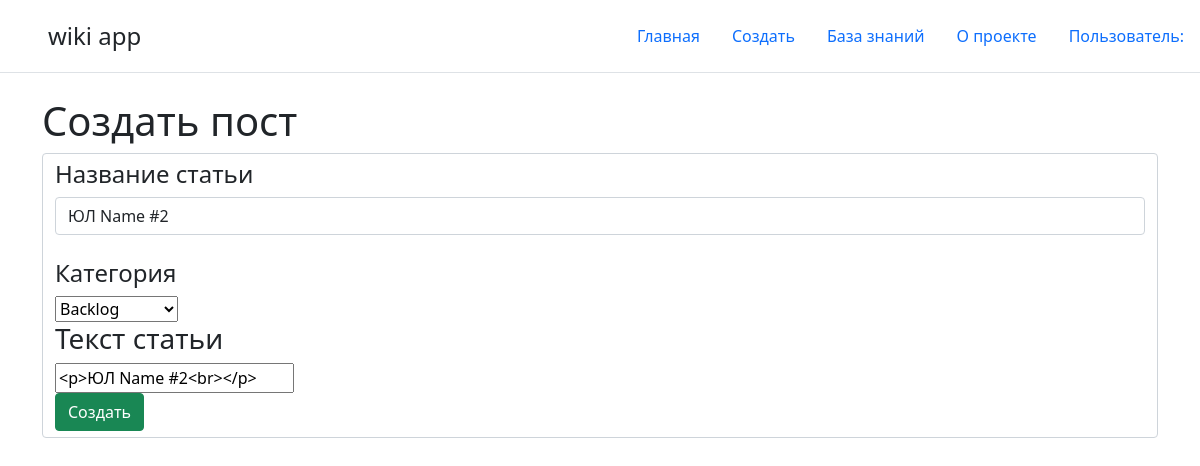
The app's page /46/edit, older data.
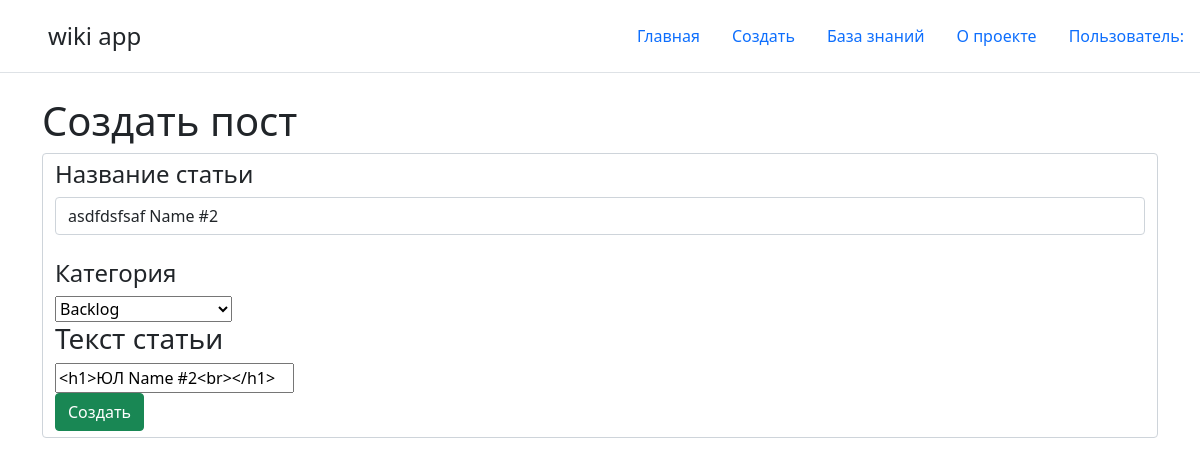
The same page, newer data.
### main/models.py (models this page shows, shortened)
class Task(MPTTModel):
    name = models.CharField(max_length=50, unique=True)
    parent = TreeForeignKey('self', on_delete=models.CASCADE, null=True, blank=True, related_name='children')
    task = models.TextField('Описание')
    created_at = models.DateTimeField()
    updated_at = models.DateTimeField(auto_now=True)
    def __str__(self):
        return self.name
    class Meta:
        verbose_name = 'Задача'
        verbose_name_plural = 'Задача'
    class MPTTMeta:
        order_insertion_by = ['name']

### main/views.py (the view)
# urls.py: path('<int:pk>/edit', views.PostUpdateView.as_view(), name = "post-update"),
class PostUpdateView(UpdateView):
    model = Task
    template_name = 'main/edit.html'
    form_class = add_TaskForm

### main/forms.py
class add_TaskForm(ModelForm):
    class Meta:
        model = Task
        fields = ["name", "task", "parent"]
        widgets = {
            "name": TextInput(attrs={
                'class': 'form-control',
                'placeholder': 'Write name',
            }),
            "task": SummernoteWidget(attrs={
                'summernote': {
                    'airMode': False,
                    'width': '100%',
                    'height': '600',
                    'toolbar': [
                        ['style', ['bold', 'italic', 'underline', 'clear']],
                        ['font', ['strikethrough', 'superscript', 'subscript']],
                        ['fontsize', ['fontsize']],
                        ['color', ['color']],
                        ['para', ['ul', 'ol', 'paragraph']],
                        ['height', ['height']],
                        ['misc', ['codeview']],
                    ],
                },
            }),
        }

### main/templates/main/edit.html (shortened to what this page needs)
{% extends 'main/base.html' %}
{% block content%}
    <h1>Создать пост</h1>
    <form method="post" class="form-control">
        <label><h4>Название статьи</h4></label><br>
        {{ form.name }}<br>
        <label><h4>Категория</h4></label><br>
        {{ form.parent|safe }}<br>
        <label><h3>Текст статьи</h3></label><br>
        {{ form.task|safe }}<br>
        <button type="submit" class="btn btn-success">Создать</button>
    </form>
{% endblock %}

Row changes from the older to the newer data that the page shows:
changed Task "Backlog": name "ЮЛ Name #2" → "asdfdsfsaf Name #2"; task "<p>ЮЛ Name #2<br></p>" → "<h1>ЮЛ Name #2<br></h1>"
